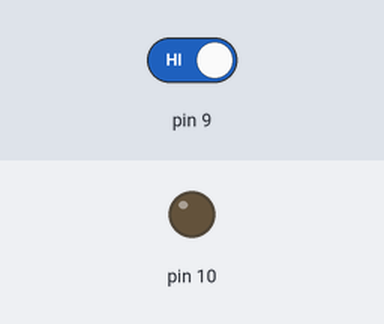
Recording of a sketch running on a simulated Arduino Uno, built with avr-gcc and run on an emulated ATmega328P. Parts: output pins drawn as LEDs (lit = HIGH). The inputs (shaded band) are chosen by the test bench; at power-on: pin 9 HIGH.

Above: at 2.8 s.
2.9 s: pin 9 driven LOW
At 4.2 s:
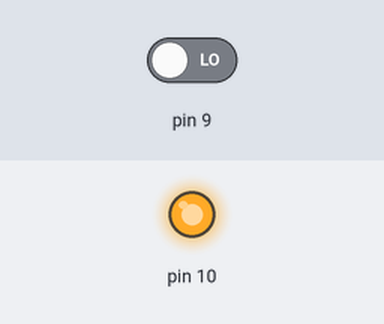
4.5 s: pin 9 driven HIGH
At 6.0 s:
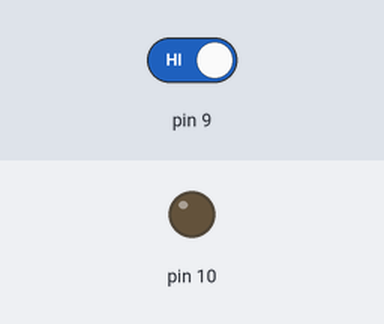
Timing chart, 0 to 7.5 s (numbered marks = the images above; inputs shaded):
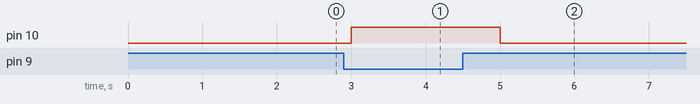

The sketch:

continuity_indicator.ino
```cpp
void setup() {
  pinMode(10, OUTPUT);
}

void loop() {
  if (digitalRead(9) == LOW) {
    digitalWrite(10, HIGH);
  } else {
    digitalWrite(10, LOW);
  }
  delay(1000);
}
```

Measured:
- after the input at 2.9 s, pin 10: LOW → HIGH after 0.10 s
- after the input at 4.5 s, pin 10: HIGH → LOW after 0.50 s
